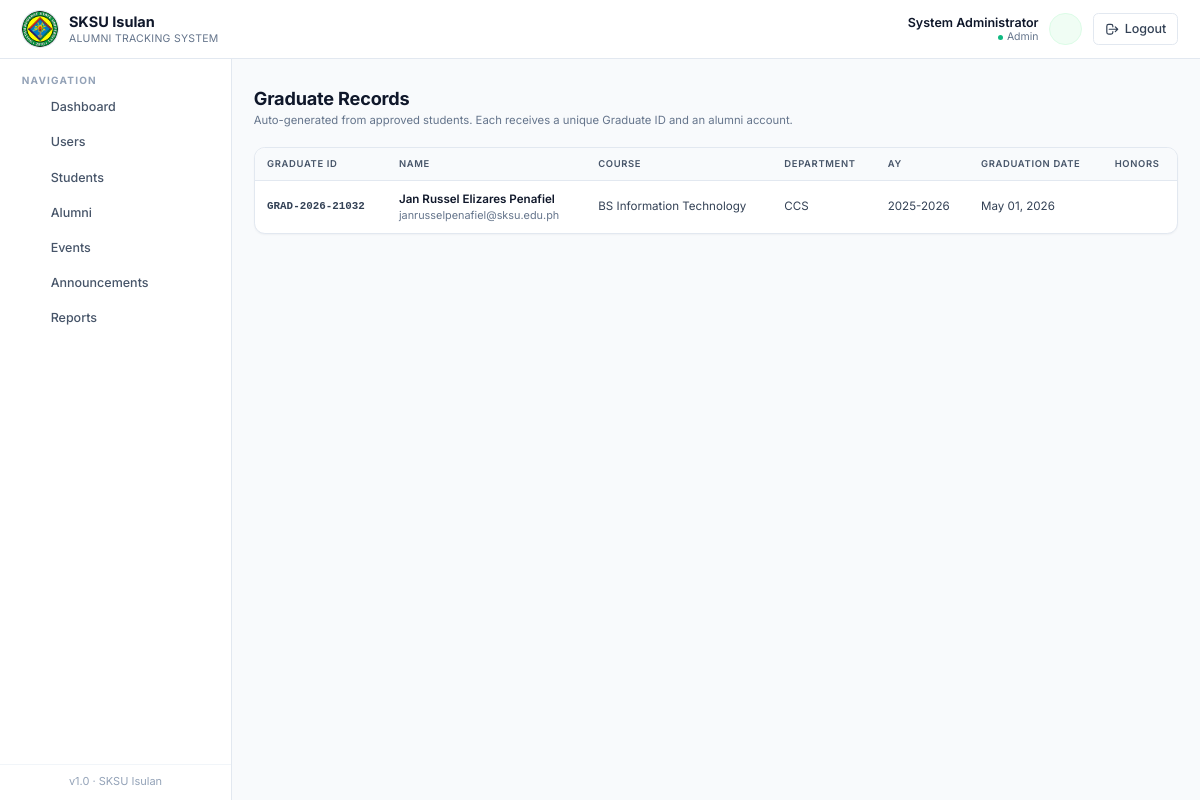
The page /pages/registrar/graduates.php (signed in) on the database its author committed.
### tables this page shows
CREATE TABLE `graduates` (
  `id` int(11) NOT NULL,
  `student_id` int(11) NOT NULL,
  `graduate_id` varchar(30) NOT NULL,
  `course` varchar(120) DEFAULT NULL,
  `department` varchar(120) DEFAULT NULL,
  `academic_year` varchar(20) DEFAULT NULL,
  `graduation_date` date DEFAULT NULL,
  `honors` varchar(80) DEFAULT NULL,
  `approved_by` int(11) DEFAULT NULL,
  `approved_at` datetime DEFAULT current_timestamp()
);

CREATE TABLE `users` (
  `id` int(11) NOT NULL,
  `full_name` varchar(150) NOT NULL,
  `email` varchar(150) NOT NULL,
  `password` varchar(255) NOT NULL,
  `role` enum('student','registrar','alumni','admin') NOT NULL DEFAULT 'student',
  `contact` varchar(30) DEFAULT NULL,
  `address` varchar(255) DEFAULT NULL,
  `status` enum('active','inactive') DEFAULT 'active',
  `created_at` datetime DEFAULT current_timestamp()
);

### includes/db.php (called while the page is built, shortened)
<?php
function db_select($conn, $sql, $types = '', $params = []) {
    $stmt = mysqli_prepare($conn, $sql);
    mysqli_stmt_execute($stmt);
    $result = mysqli_stmt_get_result($stmt);
    $rows = [];
    while ($row = mysqli_fetch_assoc($result)) {
        $rows[] = $row;
    }
    return $rows;
}
function e($value) {
    return htmlspecialchars((string)$value, ENT_QUOTES, 'UTF-8');
}

### includes/helpers.php (called while the page is built, shortened)
<?php
require_once __DIR__ . '/icons.php';
function fmt_date($date) {
    return date('M d, Y', strtotime($date));
}
function paginate(array $rows, int $per_page = 10, string $param = 'page'): array {
    $total = count($rows);
    $pages = max(1, (int)ceil($total / max(1, $per_page)));
    $page  = max(1, min($pages, (int)($_GET[$param] ?? 1)));
    $start = ($page - 1) * $per_page;
    $slice = array_slice($rows, $start, $per_page);
    return [
        'rows'     => $slice,
        'page'     => $page,
        'pages'    => $pages,
        'total'    => $total,
        'per_page' => $per_page,
        'from'     => $total ? $start + 1 : 0,
        'to'       => $start + count($slice),
        'param'    => $param,
    ];
}

### pages/registrar/graduates.php (the view, shortened to what this page needs)
<?php
require_once __DIR__ . '/../../includes/auth.php';
require_once __DIR__ . '/../../includes/helpers.php';
$all_rows = db_select($conn, "SELECT g.*, u.full_name, u.email FROM graduates g JOIN students s ON s.id=g.student_id JOIN users u ON u.id=s.user_id ORDER BY g.id ASC");
$pg = paginate($all_rows, 10);
$rows = $pg['rows'];
include __DIR__ . '/../../templates/header.php';
include __DIR__ . '/../../templates/sidebar.php';
?>
<main class="flex-1 px-4 sm:px-6 py-8">
  <div class="page-head">
    <div>
      <h1>Graduate Records</h1>
      <p class="subtitle">Auto-generated from approved students. Each receives a unique Graduate ID and an alumni account.</p>
    </div>
  </div>
  <div class="table-wrap has-pagination overflow-x-auto">
    <table class="table-clean">
      <thead>
        <tr>
          <th class="pl-6">Graduate ID</th>
          <th>Name</th>
          <th>Course</th>
          <th>Department</th>
          <th>AY</th>
          <th>Graduation Date</th>
          <th class="pr-6">Honors</th>
        </tr>
      </thead>
      <tbody>
        <?php foreach ($rows as $r): ?>
          <tr>
            <td class="pl-6 font-mono text-xs font-bold text-crimson-700" data-label="Graduate ID"><?= e($r['graduate_id']) ?></td>
            <td data-label="Name">
              <div class="font-semibold text-ink-900"><?= e($r['full_name']) ?></div>
              <div class="text-xs text-ink-500"><?= e($r['email']) ?></div>
            </td>
            <td class="text-ink-700" data-label="Course"><?= e($r['course']) ?></td>
            <td class="text-ink-600" data-label="Department"><?= e($r['department']) ?></td>
            <td class="text-ink-600" data-label="AY"><?= e($r['academic_year']) ?></td>
            <td class="text-ink-600" data-label="Graduation Date"><?= fmt_date($r['graduation_date']) ?></td>
            <td class="pr-6 text-xs text-ink-600" data-label="Honors"><?= e($r['honors'] ?: '') ?></td>
          </tr>
        <?php endforeach; ?>
      </tbody>
    </table>
  </div>
</main>
<?php include __DIR__ . '/../../templates/footer.php'; ?>

### assets/css/app.css (style rules this page uses)
:root { --crimson-50:#f0fdf4; --crimson-100:#dcfce7; --crimson-200:#bbf7d0; --crimson-300:#86efac; --crimson-400:#4ade80; --crimson-500:#22c55e; --crimson-600:#16a34a; --crimson-700:#15803d; --crimson-800:#166534; --crimson-900:#14532d; --ink-50:#f8fafc; --ink-100:#f1f5f9; --ink-200:#e2e8f0; --ink-300:#cbd5e1; --ink-400:#94a3b8; --ink-500:#64748b; --ink-600:#475569; --ink-700:#334155; --ink-800:#1e293b; --ink-900:#0f172a; }
html { font-size: 14.5px; }
html, body { font-family: 'Inter', ui-sans-serif, system-ui, -apple-system, 'Segoe UI', Roboto, sans-serif; }
body { color: var(--ink-800); background: var(--ink-50); line-height: 1.5; }
.table-clean { width:100%; border-collapse: separate; border-spacing: 0; font-size: 0.8rem; }
.table-clean thead th { background: var(--ink-50); color: var(--ink-600); font-weight: 600; text-align:left; padding: 0.6rem 0.85rem; font-size: 0.65rem; text-transform: uppercase; letter-spacing: 0.07em; border-bottom:1px solid var(--ink-200); white-space: nowrap; }
.table-clean tbody td { padding: 0.7rem 0.85rem; border-bottom:1px solid var(--ink-100); color: var(--ink-700); vertical-align: middle; }
.table-clean tbody tr:last-child td { border-bottom: none; }
.table-clean tbody tr { transition: background .12s ease; }
.table-wrap { background:#fff; border:1px solid var(--ink-200); border-radius: 0.75rem; overflow: hidden; box-shadow: 0 1px 2px rgba(15,23,42,0.04); }
.page-head { display:flex; align-items: flex-start; justify-content: space-between; gap: 1rem; margin-bottom: 1.25rem; flex-wrap: wrap; }
.page-head h1 { font-size: 1.25rem; font-weight: 700; color: var(--ink-900); letter-spacing: -0.01em; line-height: 1.2; }
.page-head .subtitle { font-size: 0.78rem; color: var(--ink-500); margin-top: 0.15rem; }
.table-wrap.has-pagination { border-bottom-left-radius: 0; border-bottom-right-radius: 0; border-bottom: 0; }
.table-wrap.has-pagination:not(:has(+ .pagination)) { border-bottom-left-radius: 0.75rem; border-bottom-right-radius: 0.75rem; border-bottom: 1px solid var(--ink-200); }

### rows shown on the page
graduates: graduate "GRAD-2026-21032", users.full_name "Jan Russel Elizares Penafiel", users.email "janrusselpenafiel@sksu.edu.ph", course "BS Information Technology", department "CCS", academic_year "2025-2026", graduation_date "May 01, 2026"

### other values the page prints
$_SESSION['full_name'] "System Administrator"
$_role "Admin"
$label "Dashboard"
$label "Users"
$label "Students"
$label "Alumni"
$label "Events"
$label "Announcements"
$label "Reports"
